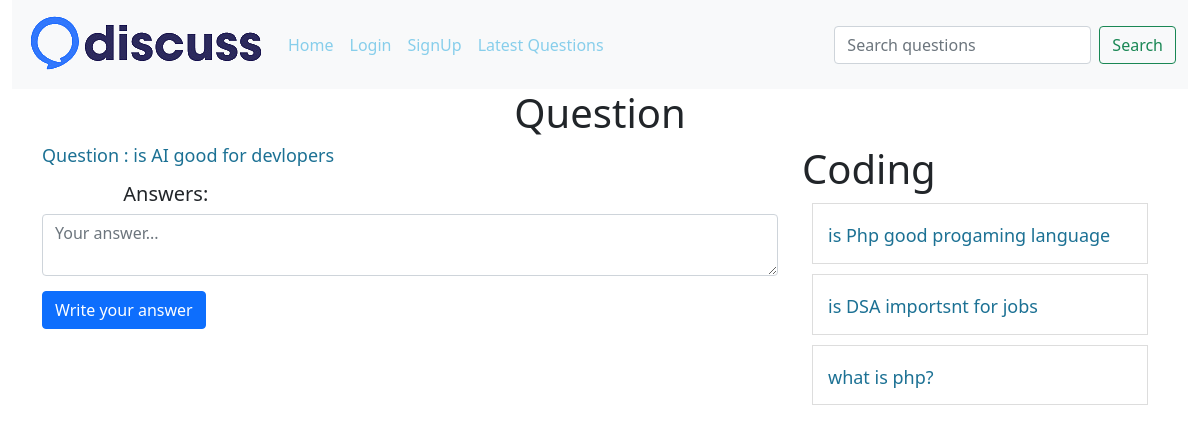
/?q-id=6, run on the app's committed database.
### tables this page shows
CREATE TABLE `questions` (
  `id` int(30) NOT NULL,
  `title` varchar(100) NOT NULL,
  `description` varchar(300) NOT NULL,
  `category_id` int(10) NOT NULL,
  `user_id` varchar(10) NOT NULL
);

CREATE TABLE `category` (
  `id` int(30) NOT NULL,
  `name` varchar(100) NOT NULL
);

### client/question-details.php (the view, shortened to what this page needs)
<div class="container">
    <h1 class="heading">Question</h1>
    <div class="row">
        <div class="col-8">
            <?php
            include("./common/db.php");
            $query = "select * from questions where id = $qid";
            $result = $conn->query($query);
            $row = $result->fetch_assoc();
            $cid = $row['category_id'];
            echo "<h4 class='margin-bottom-15 question-title'>Question : " . $row['title'] . "</h4>
            <p class='margin-bottom-15'>" . $row['description'] . "</p>";
            include("answer.php");
            ?>
            <form action="./server/requests.php" method="post">
                <textarea name="answer" class="form-control margin-bottom-15" placeholder="Your answer..."></textarea>
                <button class="btn btn-primary">Write your answer</button>
            </form>
        </div>
        <div class="col-4">
            <?php
            $categoryQuery = "select name from category where id=$cid";
            $categoryResult = $conn->query($categoryQuery);
            $categoryRow = $categoryResult->fetch_assoc();
            echo "<h1>" . ucfirst($categoryRow['name']) . "</h1>";
            $query = "select * from questions where category_id=$cid and id!=$qid";
            $result = $conn->query($query);
            foreach ($result as $row) {
                $id = $row['id'];
                $title = $row['title'];
                echo "<div class='question-list'>
                 <h4><a href=?q-id=$id>$title</a></h4></div>";
            }
            ?>
        </div>
    </div>
</div>

### public/style.css (style rules this page uses)
a { color: skyblue !important; }
.margin-bottom-15 { margin-bottom: 15px; }
.heading { text-align: center; }
.question-list { border: 1px solid #ddd; padding: 15px; margin: 10px; }
.question-list a { text-decoration: none; }
.question-list h4 { margin: 0; padding: 0; }
.question-list a, .question-title { font-size: 18px; text-decoration: none; color: #1c7194 !important; }

### data on the page
questions: title "is AI good for devlopers"
category: name "Coding"
questions: title "is Php good progaming language"
questions: title "is DSA importsnt for jobs"
questions: title "what is php?"
